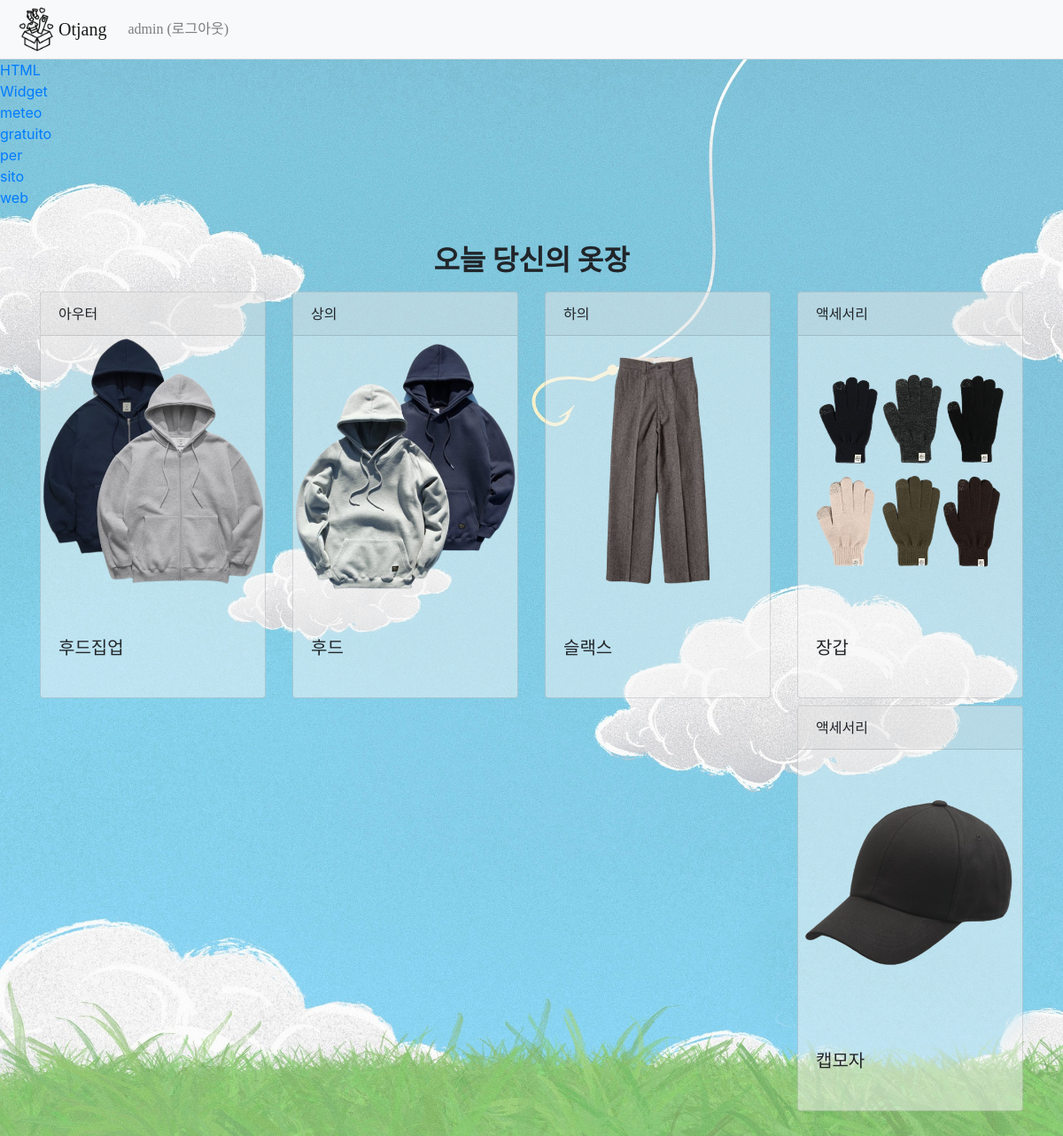
Screenshot of /tempest/record/recorded/ (signed in) with the database file from the repository.
### common/models.py (models this page shows, shortened)
class TempestUser(AbstractUser):
    age = models.CharField(max_length=10)
    region =  models.CharField(max_length=10)
    gender = models.CharField(max_length=10)

### tempest/models.py (models this page shows, shortened)
class Clothing_outer(models.Model):
    name = models.CharField(max_length=10)
    img_path = models.TextField(null=True)

class Clothing_top(models.Model):
    name = models.CharField(max_length=10)
    img_path = models.TextField(null=True)

class Clothing_bottom(models.Model):
    name = models.CharField(max_length=10)
    img_path = models.TextField(null=True)

class Clothing_etc(models.Model):
    name = models.CharField(max_length=10)
    img_path = models.TextField(null=True)

### tempest/views.py (the view)
# urls.py: path('record/recorded/', views.recorded, name='recorded'),
@login_required(login_url='common:login')
def recorded(req):
    filterlist = ClotheRecords.objects.filter(user=req.user).order_by('-id')
    record = filterlist.latest('id') # 사용자의 기록 호출
    outer_ls =  Clothing_outer.objects.filter()
    top_ls = Clothing_top.objects.filter()
    bottom_ls = Clothing_bottom.objects.filter()
    etc_ls = Clothing_etc.objects.filter()
    outer_records = {}
    top_records = {}
    bottom_records = {}
    etc_records = {}
    for category, user_clothings in record.clothes.items():
        for elem in user_clothings:
            for outer in outer_ls:
                if elem == outer.name:
                    outer_records.update({elem: { 'name': elem,
                                            'cat': '아우터',
                                           'img_path': outer.img_path}})
            for top in top_ls:
                if elem == top.name:
                    top_records.update({elem: {'name': elem,
                                           'cat': '상의',
                                           'img_path': top.img_path}})
            for bottom in bottom_ls:
                if elem == bottom.name:
                    bottom_records.update({elem: {'name': elem,
                                           'cat': '하의',
                                           'img_path': bottom.img_path} })
            for etc in etc_ls:
                if elem == etc.name:
                    etc_records.update({elem: {'name': elem,
                                           'cat': '액세서리',
                                           'img_path': etc.img_path}})
    context = {'outer_records': outer_records,
               'top_records': top_records,
               'bottom_records': bottom_records,
               'etc_records': etc_records,
               }
    return render(req, 'tempest/recorded.html', context)

### templates/tempest/recorded.html (shortened to what this page needs)
{% extends 'base.html' %}
{% block content %}
<head>
    <div class="text-center my-3"><h2><b>오늘 당신의 옷장</b></h2></div>
    <link rel="stylesheet" href="https://stackpath.bootstrapcdn.com/bootstrap/4.1.3/css/bootstrap.min.css">
</head>
<body>
    <div class="container">
        <div class="row" >
                <div class="col-md-3" style="margin-bottom:2%;" >
                    {% for k, record in outer_records.items %}
                    <div class="card custom-control image-checkbox custom-checkbox" style="margin-bottom:3%; background-color: rgba(245, 245, 245, 0.5);">
                        <div class="card-header">
                            {{record.cat}}
                        </div>
                        <label class="label">
                            <img src="{{ record.img_path }}" alt="#" class="img-fluid">
                            <div class="card-body"><p class="card-text"><h5>{{record.name}}</h5></p></div>
                        </label>
                    </div>
                    {% endfor %}
                </div>
                <div class="col-md-3" style="margin-bottom:2%;">
                    {% for k, record in top_records.items %}
                    <div class="card custom-control image-checkbox custom-checkbox", style="margin-bottom:3%; background-color: rgba(245, 245, 245, 0.5);">
                        <div class="card-header">
                            {{record.cat}}
                        </div>
                        <label class="label">
                            <img src="{{ record.img_path }}" alt="#" class="img-fluid">
                            <div class="card-body"><p class="card-text"><h5>{{record.name}}</h5></p></div>
                        </label>
                    </div>
                    {% endfor %}
                </div>
                <div class="col-md-3" style="margin-bottom:2%;">
                    {% for k, record in bottom_records.items %}
                    <div class="card custom-control image-checkbox custom-checkbox", style="margin-bottom:3%; background-color: rgba(245, 245, 245, 0.5);">
                        <div class="card-header">
                            {{record.cat}}
                        </div>
                        <label class="label">
                            <img src="{{ record.img_path }}" alt="#" class="img-fluid">
                            <div class="card-body"><p class="card-text"><h5>{{record.name}}</h5></p></div>
                        </label>
                    </div>
                    {% endfor %}
                </div>
                <div class="col-md-3" style="margin-bottom:2%;">
                    {% for k, record in etc_records.items %}
                    <div class="card custom-control image-checkbox custom-checkbox", style="margin-bottom:3%; background-color: rgba(245, 245, 245, 0.5);">
                        <div class="card-header">
                            {{record.cat}}
                        </div>
                        <label class="label">
                            <img src="{{ record.img_path }}" alt="#" class="img-fluid">
                            <div class="card-body"><p class="card-text"><h5>{{record.name}}</h5></p></div>
                        </label>
                    </div>
                    {% endfor %}
                </div>
        </div>
    </div>
</body>
{% endblock %}

### templates/base.html (shortened to what this page needs)
{% load static %}
<!doctype html>
<html lang="ko">
    <head>
        <link rel="stylesheet" href="https://cdn.jsdelivr.net/npm/bootstrap@4.0.0/dist/css/bootstrap.min.css">
        <link rel="stylesheet" href={% static 'radio.css' %}>
        <link rel="stylesheet" href={% static 'bootstrap-image-checkbox.min.css' %}>
        <link rel="stylesheet" href={% static 'cuteicons.css' %} >
    </head>
    <body style="background-image: url({% static 'tempest/images/sky.jpg' %});
        background-repeat : no-repeat;
        background-size : cover;">
        {% include "navbar.html" %}
        {% block content %}
        {% endblock %}
    </body>
</html>

### templates/navbar.html (shortened to what this page needs)
{% load static %}
<nav class="navbar navbar-expand-lg navbar-light bg-light border-bottom">
    <img src="{%static 'tempest/images/clothes.png' %}" width=50px, height=50px;>
    <a class="navbar-brand" href="{% url 'index' %}" id="logo"> Otjang</a>
    <div class="collapse navbar-collapse flex-grow-0" id="navbarNav">
        <ul class="navbar-nav">
            <li class="nav-item">
                {% if user.is_authenticated %}
                <a class="nav-link" href="{% url 'common:logout' %}"> {{ user.username }} (로그아웃) </a>
                {% else %}
                <a class="nav-link" href="{% url 'common:login' %}">로그인</a>
                {% endif %}
            </li>
        </ul>
</nav>
<div id="ww_afee3d6e88a3f" v='1.3'style="width:50px;, height:20px;" loc='auto' a='{"t":"ticker","lang":"en","ids":[],"font":"Arial","sl_ics":"one_a","sl_sot":"celsius","cl_bkg":"image","cl_font":"#FFFFFF","cl_cloud":"#FFFFFF","cl_persp":"#81D4FA","cl_sun":"#FFC107","cl_moon":"#FFC107","cl_thund":"#FF5722"}'><a href="https://weatherwidget.org/it/" id="ww_afee3d6e88a3f_u" target="_blank">HTML Widget meteo gratuito per sito web</a></div><script async src="https://app1.weatherwidget.org/js/?id=ww_afee3d6e88a3f"></script>
<br>

### static/radio.css (style rules this page uses)
h2 { font-size: 18px; margin-bottom: 8px; }

### templates/navbar.html (style rules this page uses)
#navbarNav { font-family: 'Hanna'; sans-serif; }
#logo { font-family: 'Hanna'; sans-serif; }

### rows the page displays
TempestUser: username "admin"
Clothing_outer: cat "아우터", img_path (picture), name "후드집업"
Clothing_top: img_path (picture)
Clothing_bottom: cat "하의", img_path (picture), name "슬랙스"
Clothing_etc: img_path (picture)
Clothing_etc: img_path (picture)

### other values shown
{{ record.cat }} "상의"
{{ record.name }} "후드"
{{ record.cat }} "액세서리" "액세서리"
{{ record.name }} "장갑" "캡모자"
